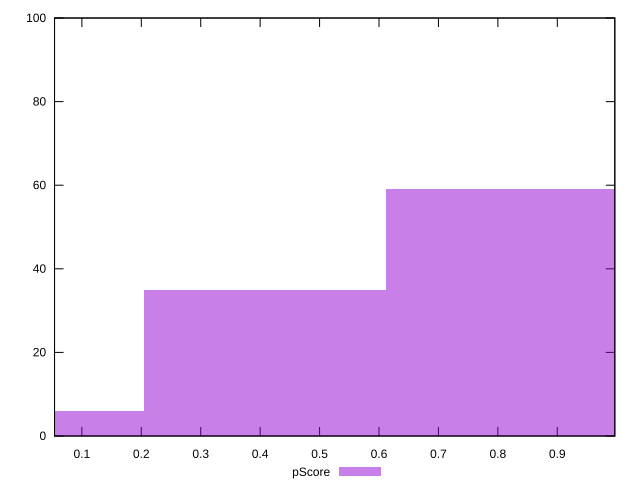

Source code (gnuplot):
reset

$pScore <<EOF
0 6
0.40773679631244875 35
0.8154735926248975 59
EOF

set key outside below
set boxwidth 0.40773679631244875
set xrange [0.05400161073894166:0.9968047927410171]
set yrange [0:100]
set trange [0:100]
set style fill transparent solid 0.5 noborder
set terminal svg size 640, 490 enhanced background rgb 'white'
set output "reports/report_00028_2021-02-24T12-49-42.674Z/speed-index/samples/music/pScore/histogram.svg"

plot $pScore title "pScore" with boxes

reset
